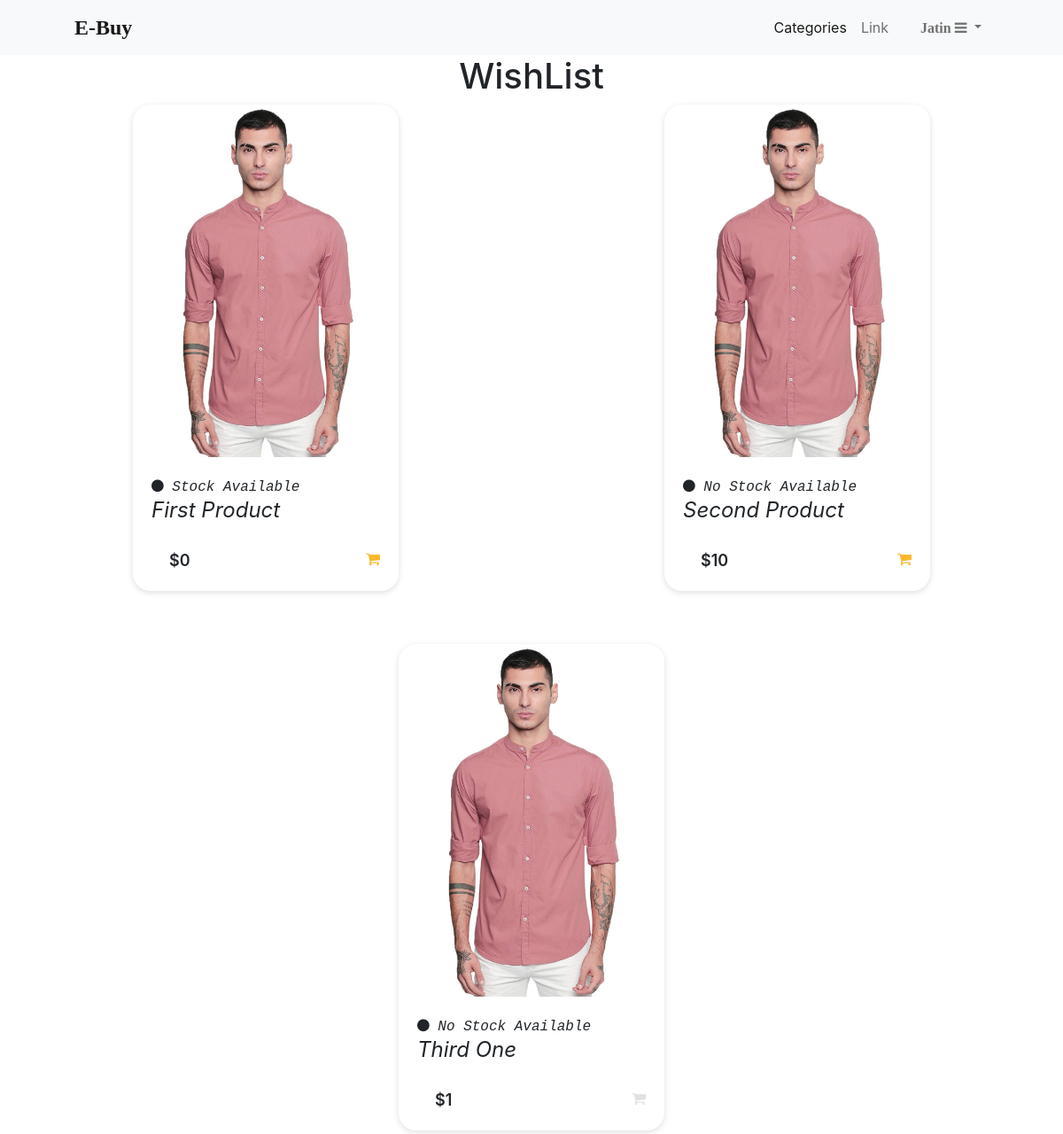
/products/wishlist/ (signed in), run on an earlier commit of the app's database.
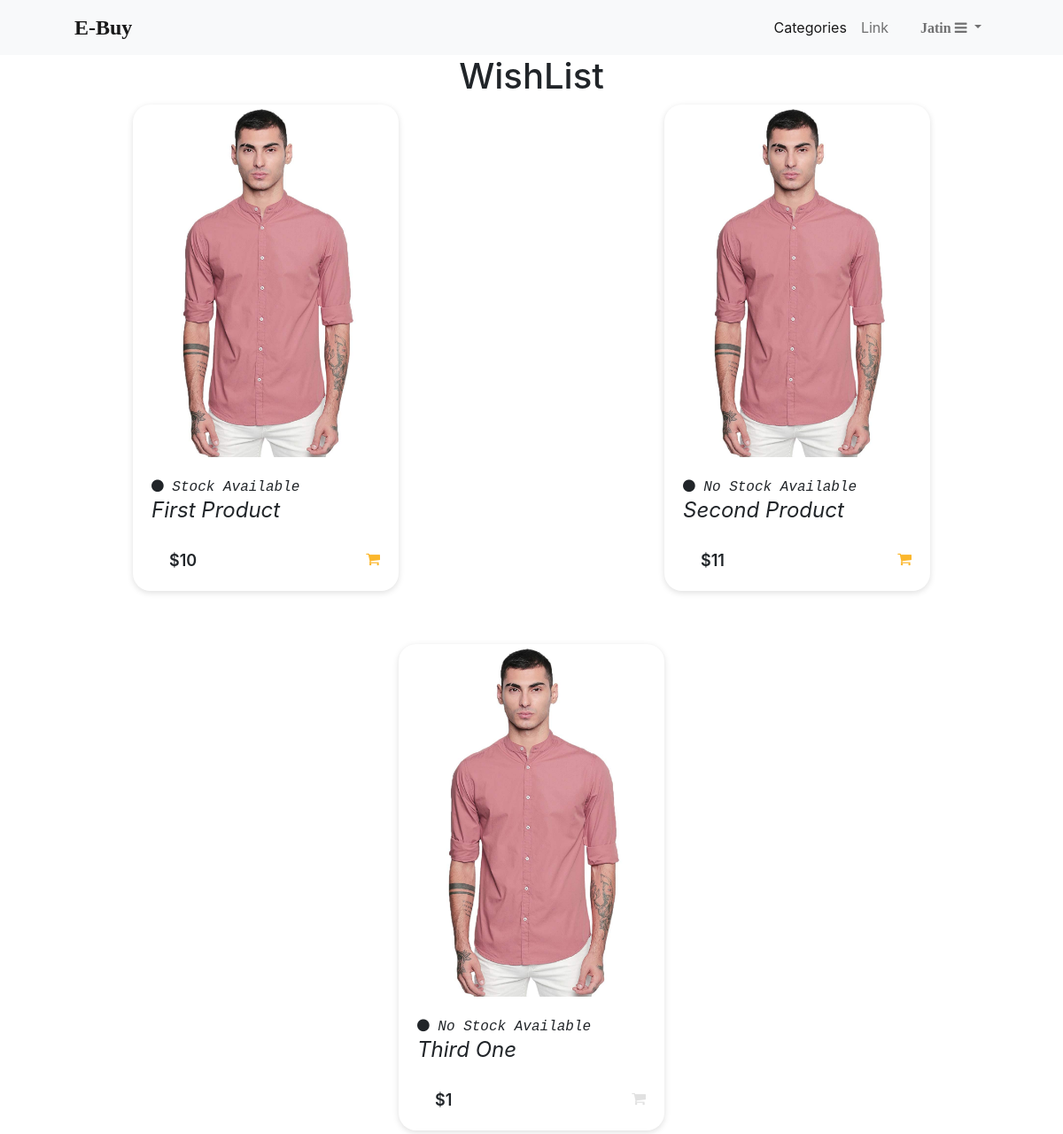
And on a later commit of the database.
### product/models.py (models this page shows, shortened)
class Product(models.Model):
    class StatusChoices(models.TextChoices):
        AVAILABLE="SA",_("Stock Available")
        OUTOFSTOCK="NSA",_("No Stock Available")
    id = models.UUIDField(primary_key=True, default=uuid.uuid4, editable=False)
    title=models.CharField(max_length=256)
    slug=models.SlugField(blank=True,null=True)
    description=models.TextField()
    image=models.ImageField(blank=True,null=True)
    status=models.CharField(max_length=3,choices=StatusChoices.choices,default=StatusChoices.AVAILABLE)
    published_date=models.DateTimeField(auto_now_add=True)
    price=models.IntegerField(default=0)
    wishlist_users=models.ManyToManyField(UserProfile,related_name="wishlist_products",blank=True)
    category=models.ForeignKey('Category',on_delete=models.SET_NULL,null=True)

### product/views.py (the view)
# urls.py: path('products/wishlist/',WishlistListView.as_view(),name="wishlist"),
class WishlistListView(LoginRequiredMixin,ListView):
    model=Product
    template_name='product/wishlist.html'
    context_object_name='wishlist_products'
    def get_queryset(self):
        data=self.request.user.wishlist_products.all()
        i=0
        for product in data:
            qs=ProductOrder.objects.filter(user=self.request.user,product=product)
            if qs.exists():
                data[i].is_in_cart=True
            else:
                data[i].is_in_cart=False
            i+=1
        return data
    def get_context_data(self, **kwargs):
        return super().get_context_data(**kwargs)

### templates/product/wishlist.html (shortened to what this page needs)
{% extends "base.html" %}
{% load static %}
{% block head %}
    <link rel="stylesheet" href={% static 'css/product/wishlist.css' %}>
{% endblock %}
{% block content %}
    <main class="page-content">
        <h1 class="card-title">WishList</h1>
        <section class="wishlist-product-card-set">
            {% for wishlist_product in wishlist_products %}
                <div class="wishlist-product-card">
                <a href={% url 'detail' wishlist_product.slug %}>
                    <div class="wishlist-product-tumb">
                        <img src={% static 'images/sample_product.jpg' %} alt=""/>
                    </div>
                <div class="wishlist-product-details">
                    <span class="wishlist-product-status">  {{wishlist_product.get_status_display}}</span>
                    <h4 class="wishlist-product-title"><a href={% url 'detail' wishlist_product.slug %}>{{wishlist_product.title}}</a></h4>
                    <div class="wishlist-product-bottom-details">
                        <div class="wishlist-product-price">${{wishlist_product.price}}</div>
                        <div class="wishlist-product-links">
                            <a href={% url 'add_to_cart' wishlist_product.id %}>
                                {% if wishlist_product.is_in_cart %}
                                    <i class="fa fa-shopping-cart yellow-wishlisted"></i>
                                {% else %}
                                    <i class="fa fa-shopping-cart"></i>
                                {% endif %}
                        </div>
                    </div>
                </div>
            </div>
            {% endfor %}
        </section>
    </main>
{% endblock %}

What changed in the data, as far as the page shows it:
changed Product "First Product": price "0" → "10"
changed Product "Second Product": price "10" → "11"
